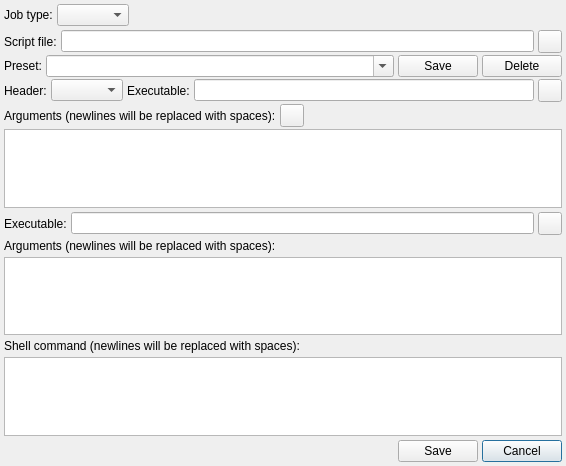
<?xml version="1.0" encoding="UTF-8"?>
<ui version="4.0">
 <class>JobEditDialog</class>
 <widget class="QDialog" name="JobEditDialog">
  <property name="geometry">
   <rect>
    <x>0</x>
    <y>0</y>
    <width>566</width>
    <height>466</height>
   </rect>
  </property>
  <property name="windowIcon">
   <iconset resource="../../resources/resources.qrc">
    <normaloff>:/jobs.png</normaloff>:/jobs.png</iconset>
  </property>
  <layout class="QVBoxLayout" name="verticalLayout_4">
   <property name="spacing">
    <number>4</number>
   </property>
   <property name="leftMargin">
    <number>4</number>
   </property>
   <property name="topMargin">
    <number>4</number>
   </property>
   <property name="rightMargin">
    <number>4</number>
   </property>
   <property name="bottomMargin">
    <number>4</number>
   </property>
   <item>
    <layout class="QHBoxLayout" name="horizontalLayout">
     <property name="spacing">
      <number>4</number>
     </property>
     <item>
      <widget class="QLabel" name="label">
       <property name="text">
        <string>Job type:</string>
       </property>
      </widget>
     </item>
     <item>
      <widget class="QComboBox" name="jobTypeComboBox"/>
     </item>
     <item>
      <spacer name="horizontalSpacer">
       <property name="orientation">
        <enum>Qt::Horizontal</enum>
       </property>
       <property name="sizeHint" stdset="0">
        <size>
         <width>40</width>
         <height>20</height>
        </size>
       </property>
      </spacer>
     </item>
    </layout>
   </item>
   <item>
    <widget class="QWidget" name="encodingPanel" native="true">
     <layout class="QVBoxLayout" name="verticalLayout">
      <property name="spacing">
       <number>2</number>
      </property>
      <property name="leftMargin">
       <number>0</number>
      </property>
      <property name="topMargin">
       <number>0</number>
      </property>
      <property name="rightMargin">
       <number>0</number>
      </property>
      <property name="bottomMargin">
       <number>0</number>
      </property>
      <item>
       <layout class="QHBoxLayout" name="horizontalLayout_2">
        <property name="spacing">
         <number>4</number>
        </property>
        <item>
         <widget class="QLabel" name="label_8">
          <property name="text">
           <string>Script file:</string>
          </property>
         </widget>
        </item>
        <item>
         <widget class="QLineEdit" name="encodingScriptPathEdit"/>
        </item>
        <item>
         <widget class="QToolButton" name="encodingScriptBrowseButton">
          <property name="text">
           <string/>
          </property>
          <property name="icon">
           <iconset resource="../../resources/resources.qrc">
            <normaloff>:/folder.png</normaloff>:/folder.png</iconset>
          </property>
         </widget>
        </item>
       </layout>
      </item>
      <item>
       <layout class="QHBoxLayout" name="horizontalLayout_8">
        <property name="spacing">
         <number>4</number>
        </property>
        <item>
         <widget class="QLabel" name="encodingPresetLabel">
          <property name="text">
           <string>Preset:</string>
          </property>
         </widget>
        </item>
        <item>
         <widget class="QComboBox" name="encodingPresetComboBox">
          <property name="sizePolicy">
           <sizepolicy hsizetype="Expanding" vsizetype="Fixed">
            <horstretch>0</horstretch>
            <verstretch>0</verstretch>
           </sizepolicy>
          </property>
          <property name="editable">
           <bool>true</bool>
          </property>
          <property name="insertPolicy">
           <enum>QComboBox::NoInsert</enum>
          </property>
         </widget>
        </item>
        <item>
         <widget class="QPushButton" name="encodingPresetSaveButton">
          <property name="text">
           <string>Save</string>
          </property>
         </widget>
        </item>
        <item>
         <widget class="QPushButton" name="encodingPresetDeleteButton">
          <property name="text">
           <string>Delete</string>
          </property>
         </widget>
        </item>
       </layout>
      </item>
      <item>
       <layout class="QHBoxLayout" name="horizontalLayout_5">
        <property name="spacing">
         <number>4</number>
        </property>
        <item>
         <widget class="QLabel" name="label_5">
          <property name="text">
           <string>Header:</string>
          </property>
         </widget>
        </item>
        <item>
         <widget class="QComboBox" name="encodingHeaderTypeComboBox">
          <property name="sizeAdjustPolicy">
           <enum>QComboBox::AdjustToContents</enum>
          </property>
         </widget>
        </item>
        <item>
         <widget class="QLabel" name="label_6">
          <property name="text">
           <string>Executable:</string>
          </property>
         </widget>
        </item>
        <item>
         <widget class="QLineEdit" name="encodingExecutablePathEdit">
          <property name="text">
           <string/>
          </property>
         </widget>
        </item>
        <item>
         <widget class="QToolButton" name="encodingExecutableBrowseButton">
          <property name="text">
           <string/>
          </property>
          <property name="icon">
           <iconset resource="../../resources/resources.qrc">
            <normaloff>:/folder.png</normaloff>:/folder.png</iconset>
          </property>
         </widget>
        </item>
       </layout>
      </item>
      <item>
       <layout class="QHBoxLayout" name="horizontalLayout_7">
        <property name="spacing">
         <number>4</number>
        </property>
        <item>
         <widget class="QLabel" name="label_7">
          <property name="text">
           <string>Arguments (newlines will be replaced with spaces):</string>
          </property>
         </widget>
        </item>
        <item>
         <widget class="QToolButton" name="encodingArgumentsHelpButton">
          <property name="text">
           <string/>
          </property>
          <property name="icon">
           <iconset resource="../../resources/resources.qrc">
            <normaloff>:/information.png</normaloff>:/information.png</iconset>
          </property>
         </widget>
        </item>
        <item>
         <spacer name="horizontalSpacer_4">
          <property name="orientation">
           <enum>Qt::Horizontal</enum>
          </property>
          <property name="sizeHint" stdset="0">
           <size>
            <width>40</width>
            <height>20</height>
           </size>
          </property>
         </spacer>
        </item>
       </layout>
      </item>
      <item>
       <widget class="QPlainTextEdit" name="encodingArgumentsTextEdit">
        <property name="plainText">
         <string/>
        </property>
       </widget>
      </item>
     </layout>
    </widget>
   </item>
   <item>
    <widget class="QWidget" name="processPanel" native="true">
     <layout class="QVBoxLayout" name="verticalLayout_2">
      <property name="spacing">
       <number>4</number>
      </property>
      <property name="leftMargin">
       <number>0</number>
      </property>
      <property name="topMargin">
       <number>0</number>
      </property>
      <property name="rightMargin">
       <number>0</number>
      </property>
      <property name="bottomMargin">
       <number>0</number>
      </property>
      <item>
       <layout class="QHBoxLayout" name="horizontalLayout_3">
        <property name="spacing">
         <number>4</number>
        </property>
        <item>
         <widget class="QLabel" name="label_9">
          <property name="text">
           <string>Executable:</string>
          </property>
         </widget>
        </item>
        <item>
         <widget class="QLineEdit" name="processExecutablePathEdit">
          <property name="text">
           <string/>
          </property>
         </widget>
        </item>
        <item>
         <widget class="QToolButton" name="processExecutableBrowseButton">
          <property name="text">
           <string/>
          </property>
          <property name="icon">
           <iconset resource="../../resources/resources.qrc">
            <normaloff>:/folder.png</normaloff>:/folder.png</iconset>
          </property>
         </widget>
        </item>
       </layout>
      </item>
      <item>
       <widget class="QLabel" name="label_10">
        <property name="text">
         <string>Arguments (newlines will be replaced with spaces):</string>
        </property>
       </widget>
      </item>
      <item>
       <widget class="QPlainTextEdit" name="processArgumentsTextEdit">
        <property name="plainText">
         <string/>
        </property>
       </widget>
      </item>
     </layout>
    </widget>
   </item>
   <item>
    <widget class="QWidget" name="shellCommandPanel" native="true">
     <layout class="QVBoxLayout" name="verticalLayout_3">
      <property name="spacing">
       <number>4</number>
      </property>
      <property name="leftMargin">
       <number>0</number>
      </property>
      <property name="topMargin">
       <number>0</number>
      </property>
      <property name="rightMargin">
       <number>0</number>
      </property>
      <property name="bottomMargin">
       <number>0</number>
      </property>
      <item>
       <widget class="QLabel" name="label_11">
        <property name="text">
         <string>Shell command (newlines will be replaced with spaces):</string>
        </property>
       </widget>
      </item>
      <item>
       <widget class="QPlainTextEdit" name="shellCommandTextEdit">
        <property name="plainText">
         <string/>
        </property>
       </widget>
      </item>
     </layout>
    </widget>
   </item>
   <item>
    <layout class="QHBoxLayout" name="horizontalLayout_4">
     <property name="spacing">
      <number>4</number>
     </property>
     <item>
      <spacer name="horizontalSpacer_2">
       <property name="orientation">
        <enum>Qt::Horizontal</enum>
       </property>
       <property name="sizeHint" stdset="0">
        <size>
         <width>40</width>
         <height>20</height>
        </size>
       </property>
      </spacer>
     </item>
     <item>
      <widget class="QPushButton" name="jobSaveButton">
       <property name="text">
        <string>Save</string>
       </property>
      </widget>
     </item>
     <item>
      <widget class="QPushButton" name="cancelButton">
       <property name="text">
        <string>Cancel</string>
       </property>
       <property name="default">
        <bool>true</bool>
       </property>
      </widget>
     </item>
    </layout>
   </item>
  </layout>
 </widget>
 <resources>
  <include location="../../resources/resources.qrc"/>
 </resources>
 <connections/>
</ui>
